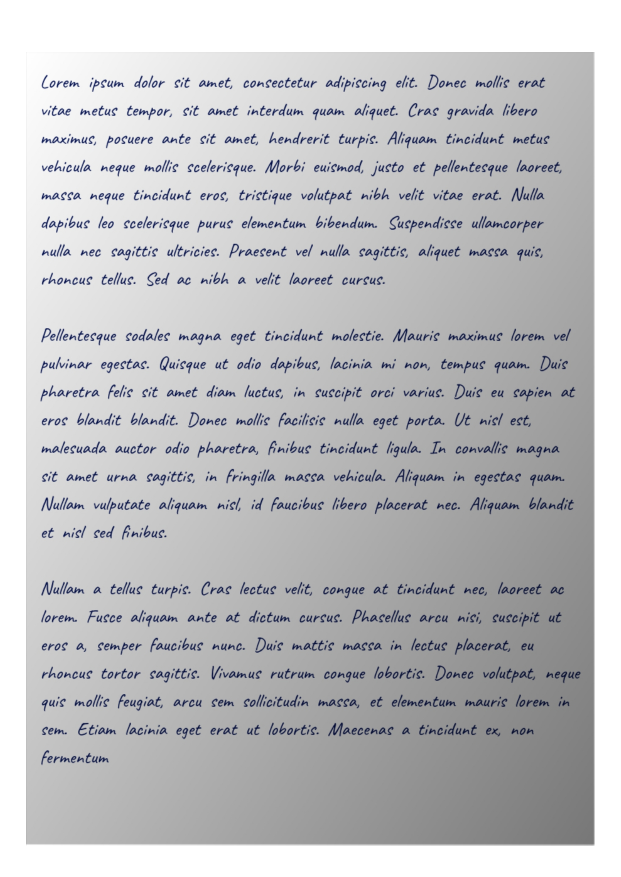
#> input picture Handwritten_text/Data/page1.jpg, 1241 x 1754 px, found by its file name (shown at 1/2 size)
$ jupyter execute --allow-errors 01_pytesseract.ipynb   (older library calls are emulated)
#> lines starting #> are read from the running program, lines starting #| are printed output that depends on the picture; after the words box and inside, x2 and y2 are one past the last pixel; in counts of white or black regions, pixels touching at a corner belong together
[cell 1]
import cv2
import pytesseract
import matplotlib.pyplot as plt
import os
from sklearn.neural_network import MLPClassifier
from sklearn.metrics import accuracy_score
from sklearn.base import BaseEstimator, TransformerMixin
from sklearn.pipeline import Pipeline
import pandas as pd
from PIL import Image

# Kézírásszerű betűtípus

[cell 2]
image_path = 'Data/Handwriten_font/page1.jpg'
image = cv2.imread(image_path)
#> image is the input picture: shape (1754, 1241, 3); mean B, G, R 192.9, 190.6, 190

gray_image = cv2.cvtColor(image, cv2.COLOR_BGR2GRAY)

# Élkeresés a Canny algoritmussal
edges = cv2.Canny(gray_image, threshold1=50, threshold2=150)
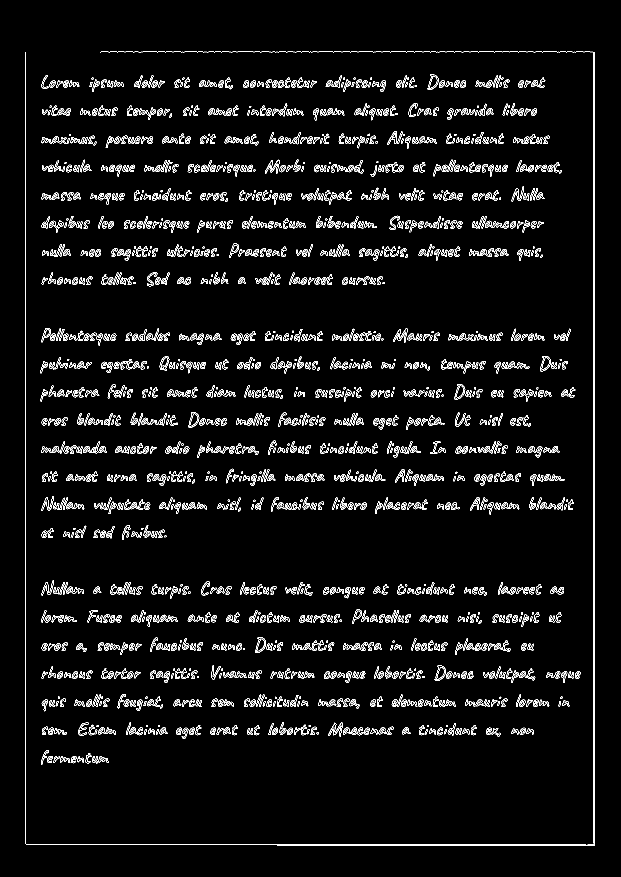
#> edges: shape (1754, 1241) (shown at 1/2 size); 4.6% white in thin lines or dots, all inside (x1, y1, x2, y2) = (51, 103, 1190, 1692)

# Morfológiai műveletek az élkiemelés finomításához
kernel_size = 3
kernel = cv2.getStructuringElement(cv2.MORPH_RECT, (kernel_size, kernel_size))
dilated_edges = cv2.dilate(edges, kernel, iterations=1)
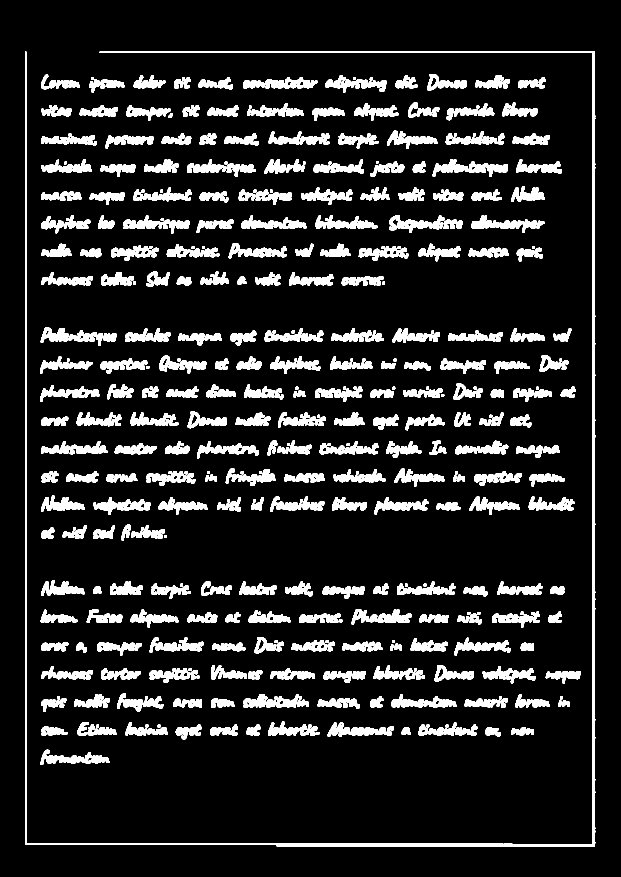
#> dilated_edges: shape (1754, 1241) (shown at 1/2 size); 12.9% white; 456 white regions, largest, box (x1, y1, x2, y2) and area: (50, 102, 1191, 1693) 21118, (81, 655, 234, 692) 2439, (865, 318, 1016, 354) 2313

height, width = gray_image.shape
#> height = 1754; width = 1241

#> (the rest of this cell did not finish here and is left out)

# Kézzel írt szöveg

[cell 3]
image_path = 'Data/Handwriting/1.jpg'
image = cv2.imread(image_path)
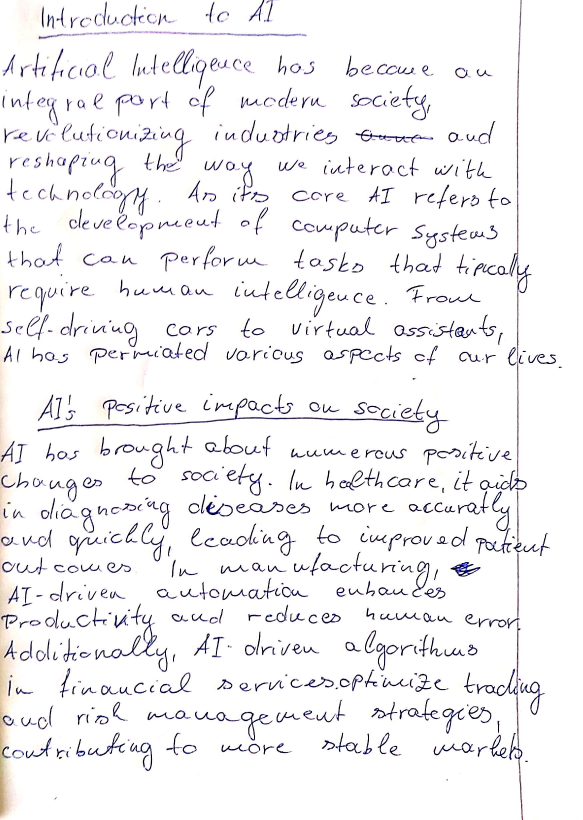
#> input picture Handwritten_text/Data/Handwriting/1.jpg, 1748 x 2460 px (shown at 1/3 size)
#> image is the input picture: shape (2460, 1748, 3); mean B, G, R 243.4, 241.5, 242.4

gray_image = cv2.cvtColor(image, cv2.COLOR_BGR2GRAY)
#> gray_image: shape (2460, 1748)

# Élkeresés a Canny algoritmussal
edges = cv2.Canny(gray_image, threshold1=50, threshold2=150)
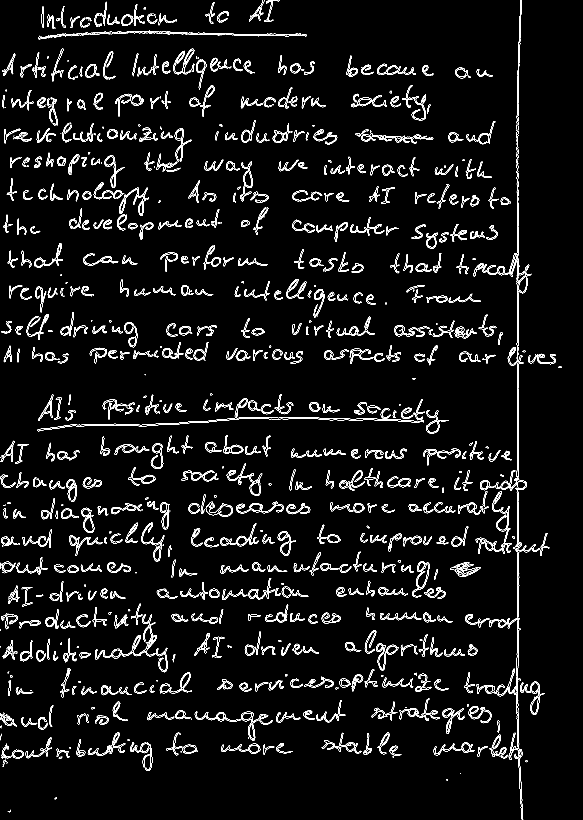
#> edges: shape (2460, 1748) (shown at 1/3 size); 3.6% white in thin lines or dots

# Morfológiai műveletek az élkiemelés finomításához
kernel_size = 3
kernel = cv2.getStructuringElement(cv2.MORPH_RECT, (kernel_size, kernel_size))
dilated_edges = cv2.dilate(edges, kernel, iterations=1)
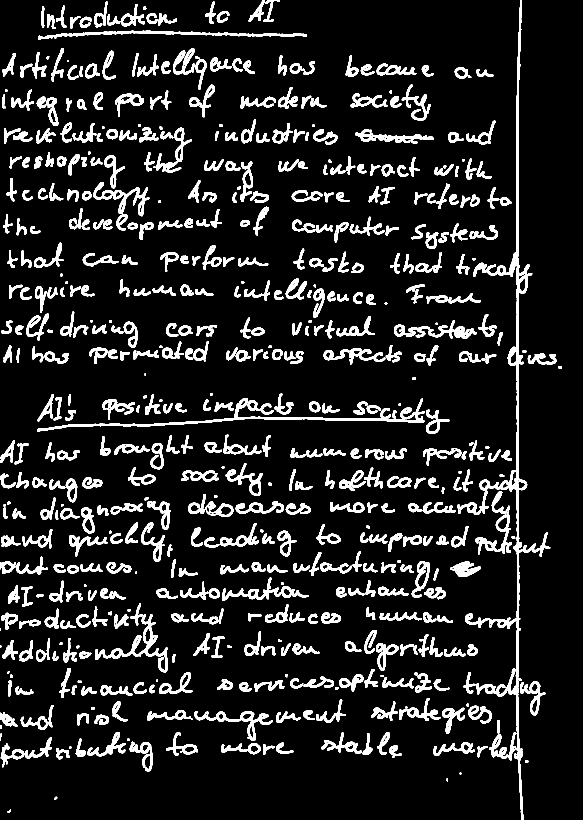
#> dilated_edges: shape (2460, 1748) (shown at 1/3 size); 10.9% white; 613 white regions, largest, box (x1, y1, x2, y2) and area: (1419, 0, 1620, 2460) 28694, (111, 1194, 1275, 1295) 10069, (285, 1810, 504, 2018) 6505

height, width = gray_image.shape
#> height = 2460; width = 1748

#> (the rest of this cell did not finish here and is left out)

# Gradiens szűrés

[cell 4]
image = cv2.imread('Data/Handwriting/1.jpg', cv2.IMREAD_GRAYSCALE)
#> image: shape (2460, 1748); min 0, max 255, mean 242.1

# Élszűrés gradiens alkalmazása
gradient_x = cv2.Sobel(image, cv2.CV_64F, 1, 0, ksize=3)
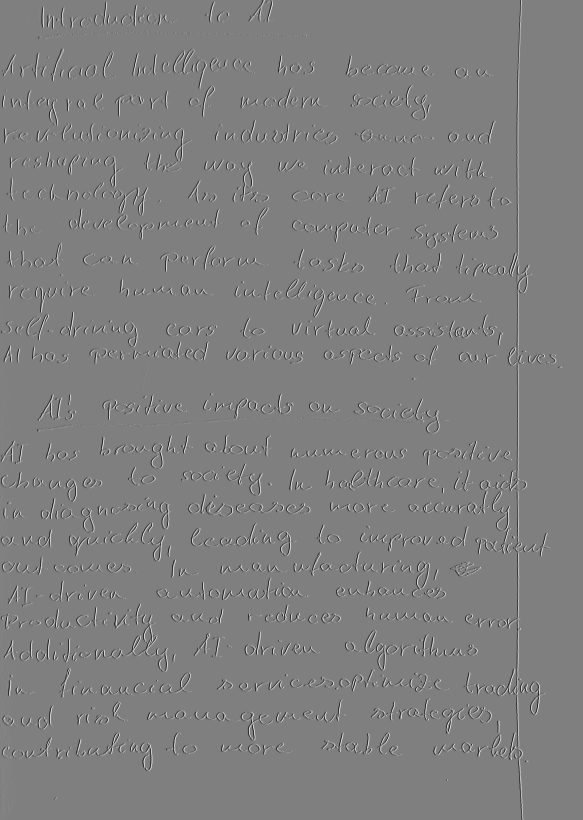
#> gradient_x: shape (2460, 1748) float64 (shown at 1/3 size); min -1020, max 1020, mean 0.1; drawn with min black and max white
gradient_y = cv2.Sobel(image, cv2.CV_64F, 0, 1, ksize=3)
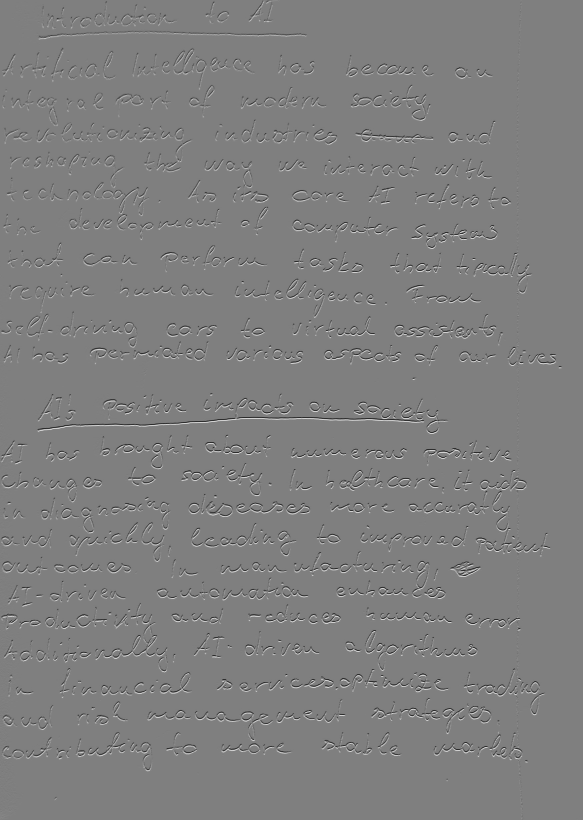
#> gradient_y: shape (2460, 1748) float64 (shown at 1/3 size); min -1020, max 1020, mean 0; drawn with min black and max white

# Élszűrés gradiens számítása
gradient = cv2.magnitude(gradient_x, gradient_y)
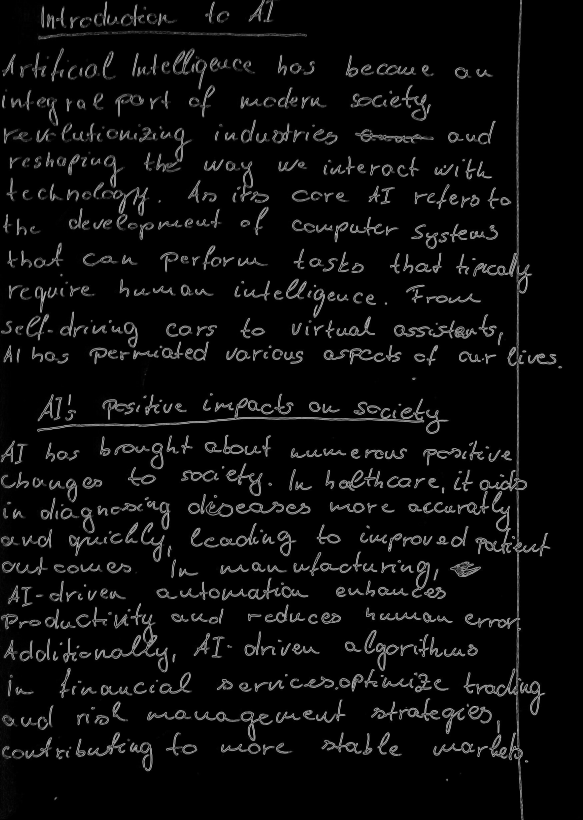
#> gradient: shape (2460, 1748) float64 (shown at 1/3 size); min 0, max 1135, mean 58.4; drawn with min black and max white

plt.figure(figsize=(10,10))
plt.imshow(gradient, cmap='gray')
plt.title('Élszűrés gradiens')
plt.axis('off')
plt.show()

[cell 5]
temp_image = 'temp_image.png'
cv2.imwrite(temp_image, gradient)
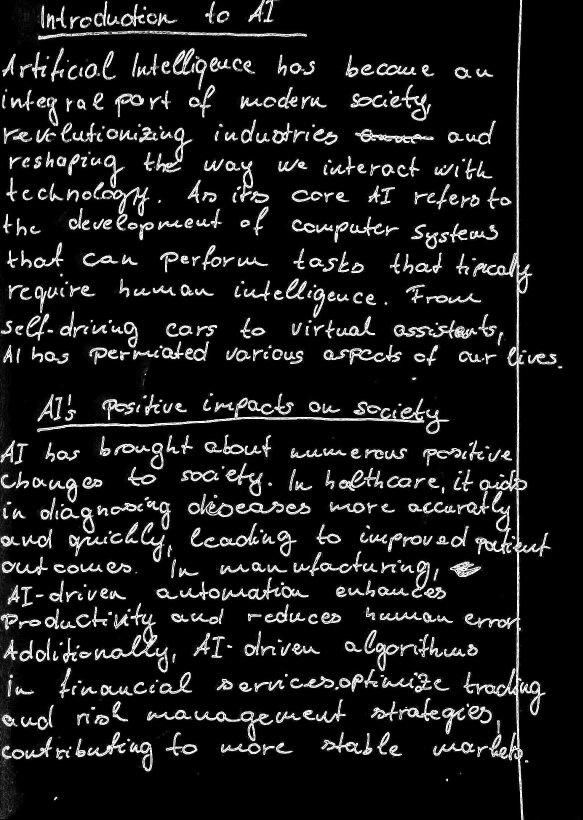
#> saved as temp_image.png: shape (2460, 1748) (shown at 1/3 size); min 0, max 255, mean 26.8

#> (the rest of this cell did not finish here and is left out)
